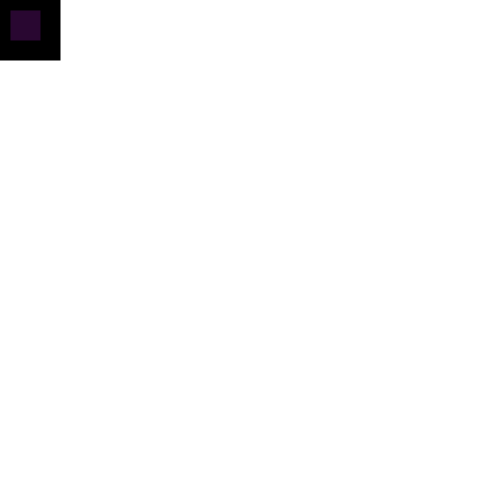
Frame 1 (no input)
Frame 60 (the mouse pressed at the canvas centre just before this capture): identical to frame 1, image omitted
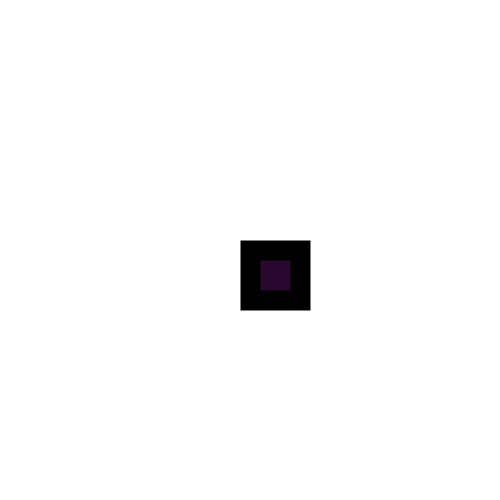
Frame 120 (the mouse held since frame 60 and released just before this capture)

The Processing sketch that drew these frames (run headless with seeded random() and noise(); from frame 60 on, the mouse is pressed at the canvas centre):

// Processing sketch: processing_35424
// ── processing_35424.pde

void setup() {
size(500,500);
background(100, 29, 116); 
frameRate(33); 
fill(41, 7, 49); 
stroke(0,0,0); 
strokeWeight(20);
}
void draw() {
background(255);
rect(mouseX, mouseY,50,50);
}
               
                
